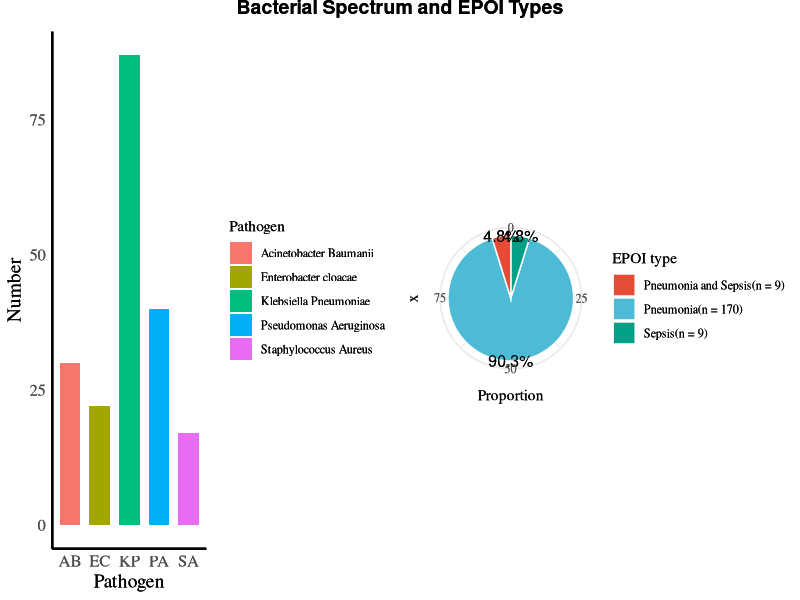

Generate this figure with R:
## ---- chunk 1
# 加载必要的包
library(ggplot2)
library(gridExtra)
library(ggsci)
library(grid)
# 设置全局字体为一种类似 Times New Roman 的字体
theme_set(theme_minimal(base_family = "serif"))

# 给定的细菌名称
bacteria_names <- c("Klebsiella Pneumoniae", "Pseudomonas Aeruginosa", "Acinetobacter Baumanii", "Enterobacter cloacae", "Staphylococcus Aureus")

# 给定的细菌数据（这里使用随机数据，实际上你需要提供你的数据）
bacteria_data <- data.frame(
  bacteria = bacteria_names,
  abbreviation = c("KP", "PA", "AB", "EC", "SA"),  # 缩写
  value = c(87, 40, 30, 22, 17)
)

# 创建柱状图，标签在左侧
bar_plot <- ggplot(bacteria_data, aes(x = abbreviation, y = value, fill = bacteria)) +
  geom_bar(stat = "identity", position = position_dodge2(0.9, padding = 0.1), width = 0.7) +
  scale_fill_npg() +  # 设置填充颜色
  scale_color_npg() +  # 设置边框颜色
  labs(x = "Pathogen", y = "Number") +
  scale_fill_discrete(name = "Pathogen") +
  theme(
    panel.grid = element_blank(),  # 不显示网格
    axis.text = element_text(size = 12),  # 设置坐标轴文本大小
    axis.title = element_text(size = 14),  # 设置坐标轴标题大小
    axis.line = element_line(size = 0.8)  # 显示坐标轴线
  )

# 感染类型数据
infection_data <- data.frame(
  type = c("Pneumonia(n = 170)", "Sepsis(n = 9)", "Pneumonia and Sepsis(n = 9)"),
  Proportion = c(90.3, 4.8, 4.8)  # 以百分比表示的占比
)

# 创建饼图，使用 scale_fill_npg() 配色方案
pie_chart <- ggplot(infection_data, aes(x = "", y = Proportion, fill = type)) +
  geom_bar(stat = "identity", width = 1, color = "white") +
  geom_text(aes(x = 1.5, label = paste0(Proportion, "%")), position = position_stack(vjust = 0.5), size = 4) +
  coord_polar(theta = "y") +
  labs(fill = "EPOI type") +
  scale_fill_npg()

# 将柱状图和饼图结合在一张图上，并添加编号
combined_plot <- grid.arrange(bar_plot, pie_chart, ncol = 2, top = textGrob("Bacterial Spectrum and EPOI Types", x = unit(0.5, "npc"), y = unit(1, "npc"), just = c("center", "top"), gp = gpar(fontsize = 14, fontface = "bold")))
# 显示合并后的图
print(combined_plot)
grid.draw(combined_plot)
